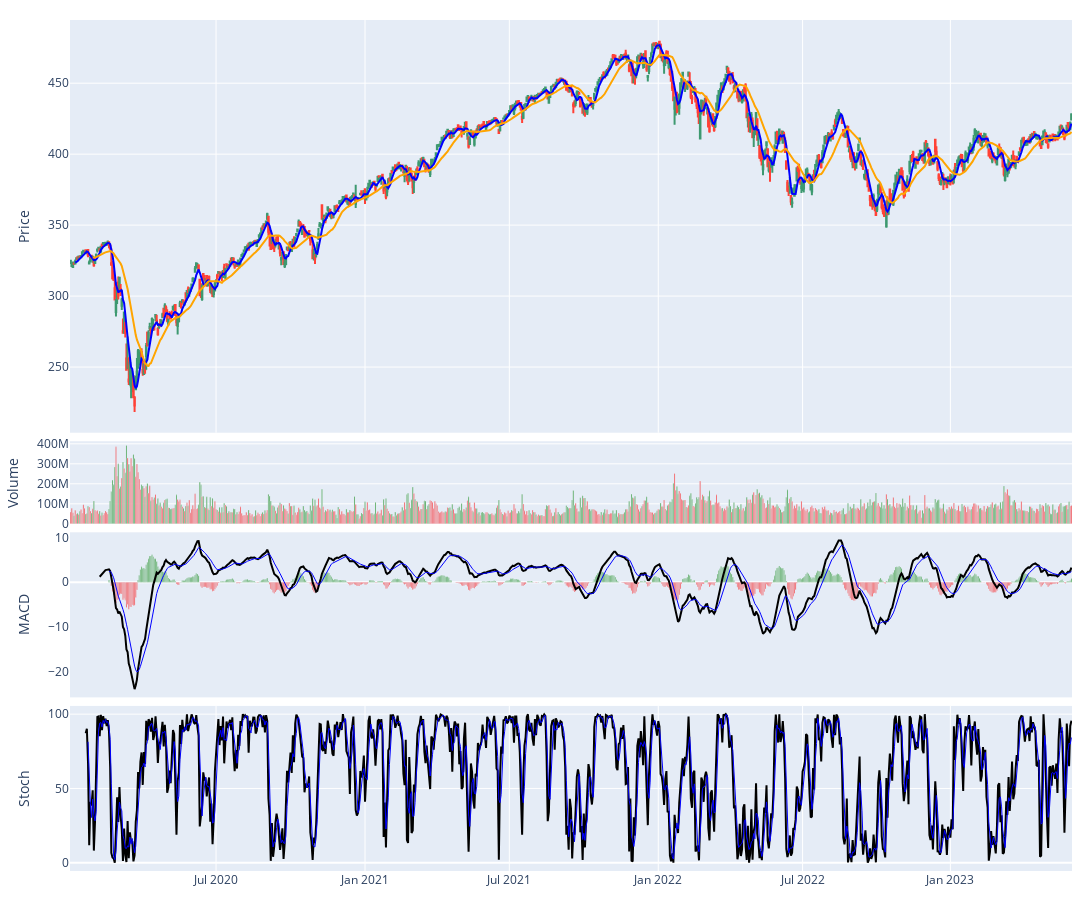

The notebook cell saved with this chart:
### Code cell
# removing white spaces
fig.update_layout(margin=go.layout.Margin(
        l=20, #left margin
        r=20, #right margin
        b=20, #bottom margin
        t=20  #top margin
    ))

fig.show()

### Figure 1 — Plotly figure (JSON) as saved in the notebook; plotly's stock layout.template omitted (floating-point values rounded to 4 significant figures; data arrays with more than 128 entries replaced by an {"elided": "..."} marker saying what was removed)
{"data": [{"close": {"elided": "861 float values"}, "high": {"elided": "861 float values"}, "low": {"elided": "861 float values"}, "open": {"elided": "861 float values"}, "showlegend": false, "type": "candlestick", "x": {"elided": "861 str values"}}, {"line": {"color": "blue", "width": 2}, "name": "MA 5", "type": "scatter", "x": {"elided": "861 str values"}, "y": {"elided": "861 float values"}}, {"line": {"color": "orange", "width": 2}, "name": "MA 20", "type": "scatter", "x": {"elided": "861 str values"}, "y": {"elided": "861 float values"}}, {"marker": {"color": {"elided": "861 str values"}}, "type": "bar", "x": {"elided": "861 str values"}, "xaxis": "x2", "y": {"elided": "861 int values"}, "yaxis": "y2"}, {"marker": {"color": {"elided": "861 str values"}}, "type": "bar", "x": {"elided": "861 str values"}, "xaxis": "x3", "y": {"elided": "861 float values"}, "yaxis": "y3"}, {"line": {"color": "black", "width": 2}, "type": "scatter", "x": {"elided": "861 str values"}, "xaxis": "x3", "y": {"elided": "861 float values"}, "yaxis": "y3"}, {"line": {"color": "blue", "width": 1}, "type": "scatter", "x": {"elided": "861 str values"}, "xaxis": "x3", "y": {"elided": "861 float values"}, "yaxis": "y3"}, {"line": {"color": "black", "width": 2}, "type": "scatter", "x": {"elided": "861 str values"}, "xaxis": "x4", "y": {"elided": "861 float values"}, "yaxis": "y4"}, {"line": {"color": "blue", "width": 1}, "type": "scatter", "x": {"elided": "861 str values"}, "xaxis": "x4", "y": {"elided": "861 float values"}, "yaxis": "y4"}], "layout": {"height": 900, "margin": {"b": 20, "l": 20, "r": 20, "t": 20}, "showlegend": false, "width": 1200, "xaxis": {"anchor": "y", "domain": [0, 1], "matches": "x4", "rangebreaks": [{"values": {"elided": "387 str values"}}], "rangeslider": {"visible": false}, "showticklabels": false}, "xaxis2": {"anchor": "y2", "domain": [0, 1], "matches": "x4", "showticklabels": false}, "xaxis3": {"anchor": "y3", "domain": [0, 1], "matches": "x4", "showticklabels": false}, "xaxis4": {"anchor": "y4", "domain": [0, 1]}, "yaxis": {"anchor": "x", "domain": [0.515, 1], "title": {"text": "Price"}}, "yaxis2": {"anchor": "x2", "domain": [0.408, 0.505], "title": {"text": "Volume"}}, "yaxis3": {"anchor": "x3", "domain": [0.204, 0.398], "showgrid": false, "title": {"text": "MACD"}}, "yaxis4": {"anchor": "x4", "domain": [0, 0.194], "title": {"text": "Stoch"}}}}
